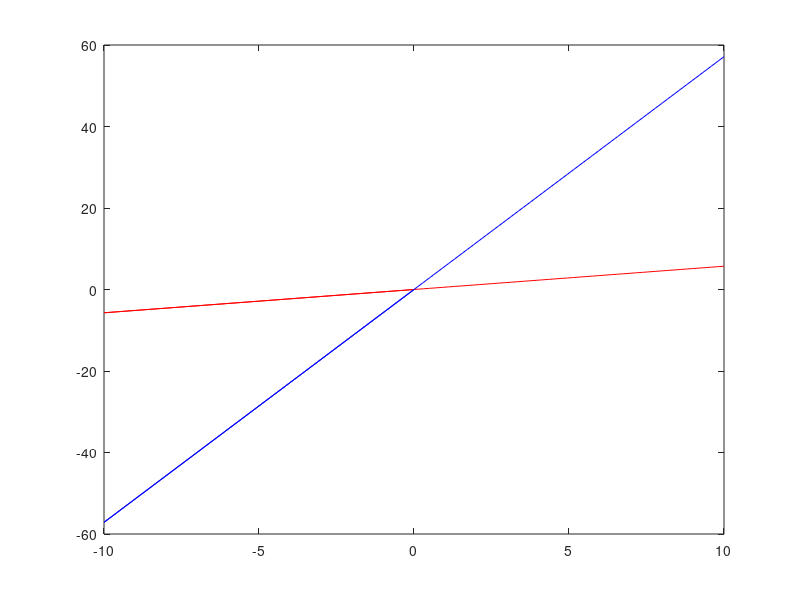
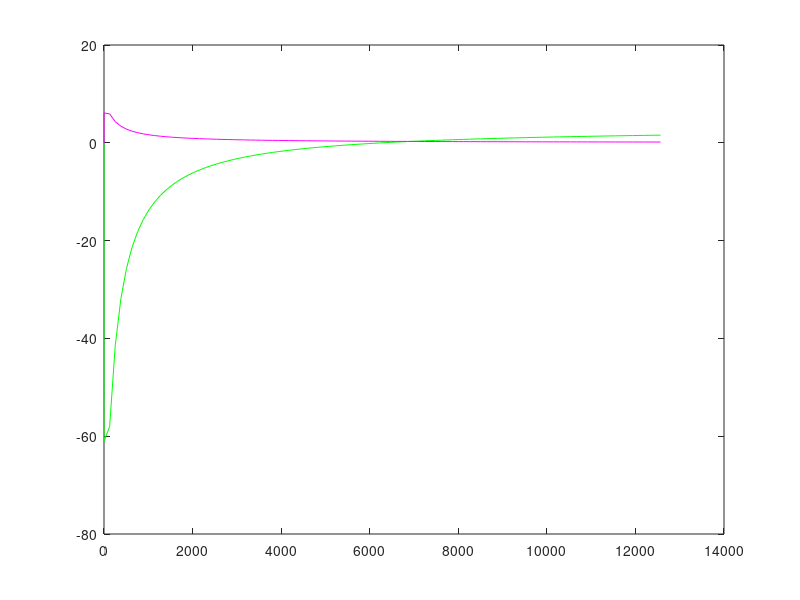
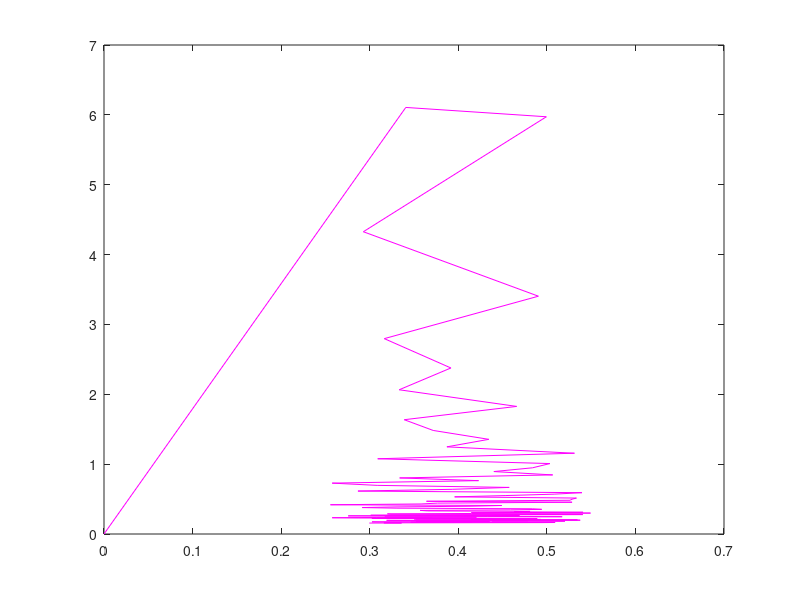

Here is the MATLAB script that generated these plots, in order: (Note: this script raises an error after producing the figures.)
clc
clear

G1 = 1/1;
c = 0.25;
G2 = 1/2;
L = 0.2;
G3 = 1/10;
alpha = 100;
G4 = 1/0.1;
Go = 1/1000;
f = linspace(0,2e3,100);
s = 2*pi*f;
V = linspace (-10,10,100);
V1old = 0;
V3old = 0;
V5old = 0;
V3Cold = 0;
V5Cold = 0;
sold = 0;
gainold = 0;
V3CPold = 0;
V5CPold = 0;
gainCPold = 0;
cpOld = 0;
gainCPV = zeros(100,1);

for i = 1:100
    cp = c +(0.4-0.1)*rand(100,1);
    V1 = V(i);
    Vin = V1;
F = [0 0 0 0 0 0 Vin 0];

% X = [V1 V2 V3  V4 V5 IL I_Vin I_V4];

G = [G1 -G1 0 0 0 0 1 0;
     -G1 G1+G2 0 0 0 1 0 0;
     0 0 G3 0 0 -1 0 0;
     0 0 0 G4 -G4 0 0 1;
     0 0 0 -G4 G4+Go 0 0 0;
     0 1 -1 0 0 -1 0 0;
     1 0 0 0 0 0 0 0;
     0 0 -alpha*G3 1 0 0 0 0;];
 
% F = [Vin 0 0 0 0 0 0 0 0];
% % X = [I_Vin V1 V2 V3 I_V4 I3 V4 V5 IL];
%  G = [0 1 0 0 0 0 0 0 0;
%      1 G1 -G1 0 0 0 0 0 0;
%      0 -G1 G1+G2 0 0 0 0 0 1;
%      0 0 0 G3 0 0 0 0 -1;
%      0 0 0 alpha*G3 0 0 0 0 0;
%      0 0 0 G3 0 0 0 0 0;
%      0 0 0 0 1 0 G4 -G4 0;
%      0 0 0 0 0 0 -G4 G4+Go 0;
%      0 0 1 -1 0 0 0 0 1;];


C = [s(i)*c -s(i)*c 0 0 0 0 0 0;
     -s(i)*c s(i)*c 0 0 0 1 0 0;
     0 0 0 0 0 -1 0 0;
     0 0 0 0 0 0 0 0;
     0 0 0 0 0 0 0 0;
     0 1 -1 0 0 -s(i)*L 0 0;
     0 0 0 0 0 0 0 0;
     0 0 0 0 0 0 0 0;];


CP = [s(i)*cp(i) -s(i)*cp(i) 0 0 0 0 0 0;
     -s(i)*cp(i) s(i)*cp(i) 0 0 0 1 0 0;
     0 0 0 0 0 -1 0 0;
     0 0 0 0 0 0 0 0;
     0 0 0 0 0 0 0 0;
     0 1 -1 0 0 -s(i)*L 0 0;
     0 0 0 0 0 0 0 0;
     0 0 0 0 0 0 0 0;];








    
    Sols = G\F';
    V3new = Sols(3);
    V5new = Sols(5);
    figure(1)
    plot([V1old V1],[V3old V3new],'r', [V1old V1],[V5old V5new], 'b')
    hold on
    
    V3old = V3new;
    V5old = V5new;
    V1old = V1;  
    
    
    
    
    
    CSols = (G+C)\F';
    V3Cnew = CSols(3);
    V5Cnew = CSols(5);
    gain = V5Cnew/V1;
    
    figure(2)
    plot([sold s(i)], [V5Cold V5Cnew],'g',[sold s(i)],[gainold gain],'m')
    hold on
    
    V3Cold = V3Cnew;
    V5Cold = V5Cnew;
    sold = s(i);
    gainold = gain;

    
    
    
    
    
    CPSols = (G+CP)\F';
    V3CPnew = CPSols(3);
    V5CPnew = CPSols(5);
    gainCP = V5CPnew/V1;
    
    figure(3)
    plot([cpOld cp(i)],[gainCPold gainCP],'m')
    hold on
    
    gainCPV(i) = gainCP;
    

    
    V3CPold = V3CPnew;
    V5CPold = V5CPnew;
%     sold = s(i);
    gainCPold = gainCP;
    cpOld = cp(i);
end
    

    figure(4)
    histogram(gainCPV)








